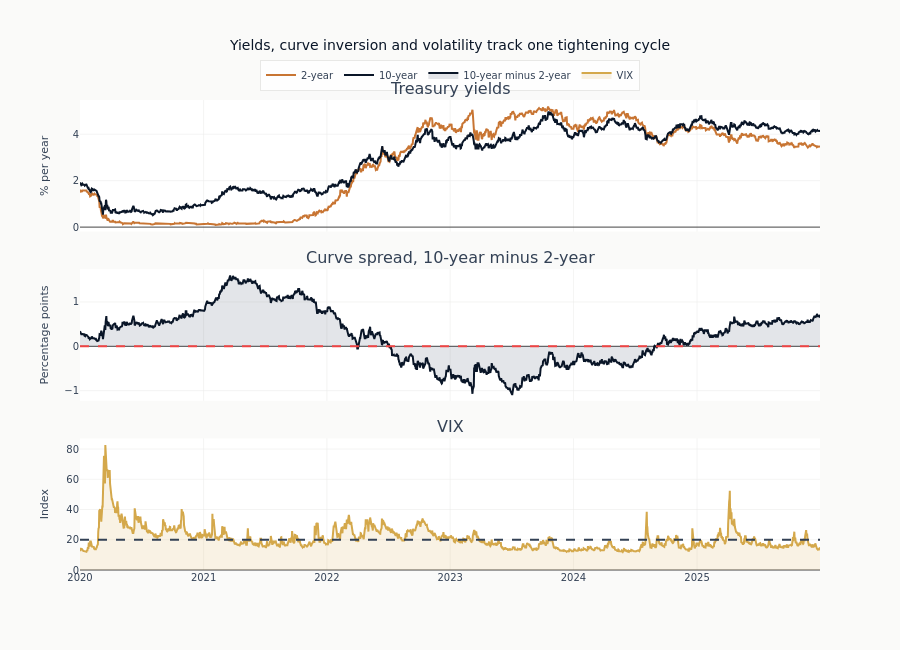

Source (notebook cell):
### Markdown cell above
## 7. Three series together

Read separately, each of the three charts above is a story about one market. Read together on
a shared time axis, they are one story: policy tightened, the curve inverted in anticipation of
the cuts that tightening implies, and volatility spiked at the two moments when the market
doubted the path.

### Code cell
recent = macro.filter(pl.col("timestamp") >= pl.lit(RECENT_START).str.to_date()).to_pandas()

fig = make_subplots(
    rows=3,
    cols=1,
    shared_xaxes=True,
    subplot_titles=(
        "Treasury yields",
        "Curve spread, 10-year minus 2-year",
        "VIX",
    ),
    vertical_spacing=0.08,
)
fig.add_trace(
    go.Scatter(
        x=recent["timestamp"],
        y=recent["dgs2"],
        mode="lines",
        name="2-year",
        line=dict(color=COLORS["copper"]),
    ),
    row=1,
    col=1,
)
fig.add_trace(
    go.Scatter(
        x=recent["timestamp"],
        y=recent["dgs10"],
        mode="lines",
        name="10-year",
        line=dict(color=COLORS["blue"]),
    ),
    row=1,
    col=1,
)
fig.add_trace(
    go.Scatter(
        x=recent["timestamp"],
        y=recent["t10y2y"],
        mode="lines",
        name="10-year minus 2-year",
        line=dict(color=COLORS["blue"]),
        fill="tozeroy",
        fillcolor="rgba(26, 45, 74, 0.12)",  # translucent COLORS["slate"]
    ),
    row=2,
    col=1,
)
fig.add_hline(y=0, line_dash="dash", line_color=COLORS["negative"], row=2, col=1)
fig.add_trace(
    go.Scatter(
        x=recent["timestamp"],
        y=recent["vixcls"],
        mode="lines",
        name="VIX",
        line=dict(color=COLORS["amber"]),
        fill="tozeroy",
        fillcolor="rgba(212, 168, 75, 0.15)",  # translucent COLORS["amber"]
    ),
    row=3,
    col=1,
)
fig.add_hline(y=20, line_dash="dash", line_color=COLORS["neutral"], row=3, col=1)
fig.update_yaxes(title_text="% per year", row=1, col=1)
fig.update_yaxes(title_text="Percentage points", row=2, col=1)
fig.update_yaxes(title_text="Index", row=3, col=1)
fig.update_layout(
    height=650,
    title_text="Yields, curve inversion and volatility track one tightening cycle",
    legend=dict(orientation="h", yanchor="bottom", y=1.02, xanchor="center", x=0.5),
)
show_plotly_with_alt(
    fig,
    "Three stacked panels sharing a time axis from 2020: Treasury yields, the ten-year minus two-year spread with a zero line, and the VIX with a rule at twenty.",
)

### Figure 1 — Plotly figure (JSON) as saved in the notebook; plotly's stock layout.template omitted (floating-point values rounded to 4 significant figures; data arrays with more than 128 entries replaced by an {"elided": "..."} marker saying what was removed)
{"data": [{"line": {"color": "#C87533"}, "mode": "lines", "name": "2-year", "type": "scatter", "x": {"elided": "2192 str values"}, "xaxis": "x", "y": {"elided": "2192 float values"}, "yaxis": "y"}, {"line": {"color": "#0a1628"}, "mode": "lines", "name": "10-year", "type": "scatter", "x": {"elided": "2192 str values"}, "xaxis": "x", "y": {"elided": "2192 float values"}, "yaxis": "y"}, {"fill": "tozeroy", "fillcolor": "rgba(26, 45, 74, 0.12)", "line": {"color": "#0a1628"}, "mode": "lines", "name": "10-year minus 2-year", "type": "scatter", "x": {"elided": "2192 str values"}, "xaxis": "x2", "y": {"elided": "2192 float values"}, "yaxis": "y2"}, {"fill": "tozeroy", "fillcolor": "rgba(212, 168, 75, 0.15)", "line": {"color": "#D4A84B"}, "mode": "lines", "name": "VIX", "type": "scatter", "x": {"elided": "2192 str values"}, "xaxis": "x3", "y": {"elided": "2192 float values"}, "yaxis": "y3"}], "layout": {"annotations": [{"font": {"size": 16}, "showarrow": false, "text": "Treasury yields", "x": 0.5, "xanchor": "center", "xref": "paper", "y": 1.0, "yanchor": "bottom", "yref": "paper"}, {"font": {"size": 16}, "showarrow": false, "text": "Curve spread, 10-year minus 2-year", "x": 0.5, "xanchor": "center", "xref": "paper", "y": 0.64, "yanchor": "bottom", "yref": "paper"}, {"font": {"size": 16}, "showarrow": false, "text": "VIX", "x": 0.5, "xanchor": "center", "xref": "paper", "y": 0.28, "yanchor": "bottom", "yref": "paper"}], "height": 650, "legend": {"orientation": "h", "x": 0.5, "xanchor": "center", "y": 1.02, "yanchor": "bottom"}, "shapes": [{"line": {"color": "#ef4444", "dash": "dash"}, "type": "line", "x0": 0, "x1": 1, "xref": "x2 domain", "y0": 0, "y1": 0, "yref": "y2"}, {"line": {"color": "#334155", "dash": "dash"}, "type": "line", "x0": 0, "x1": 1, "xref": "x3 domain", "y0": 20, "y1": 20, "yref": "y3"}], "title": {"text": "Yields, curve inversion and volatility track one tightening cycle"}, "xaxis": {"anchor": "y", "domain": [0.0, 1.0], "matches": "x3", "showticklabels": false}, "xaxis2": {"anchor": "y2", "domain": [0.0, 1.0], "matches": "x3", "showticklabels": false}, "xaxis3": {"anchor": "y3", "domain": [0.0, 1.0]}, "yaxis": {"anchor": "x", "domain": [0.72, 1.0], "title": {"text": "% per year"}}, "yaxis2": {"anchor": "x2", "domain": [0.36, 0.64], "title": {"text": "Percentage points"}}, "yaxis3": {"anchor": "x3", "domain": [0.0, 0.28], "title": {"text": "Index"}}}}
